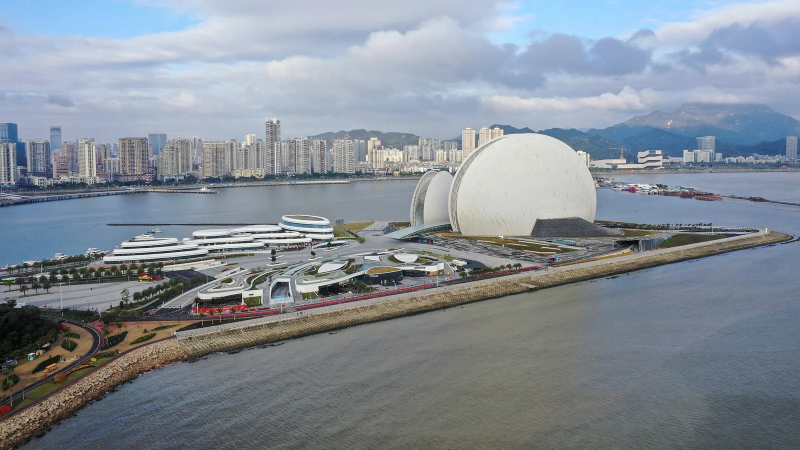
#> input picture assets/hero.webp, 1600 x 900 px, found by its file name (shown at 1/2 size)
$ python export-cinematic-posters.py
#> lines starting #> are read from the running program, lines starting #| are printed output that depends on the picture
"""Reproducible mobile composition of existing attributed photography; no CG input.

Run from the site with Python -B. All output and process caches stay in this site.
"""
from pathlib import Path
import hashlib
import json
import os

ROOT = Path(__file__).resolve().parents[1]
for name, value in {
    "TEMP": ROOT / ".agent_tmp", "TMP": ROOT / ".agent_tmp", "TMPDIR": ROOT / ".agent_tmp",
    "APPDATA": ROOT / ".agent_tmp/appdata", "LOCALAPPDATA": ROOT / ".agent_tmp/localappdata",
    "XDG_CACHE_HOME": ROOT / ".agent_cache", "XDG_CONFIG_HOME": ROOT / ".agent_cache/config",
}.items():
    os.environ[name] = str(value)

from PIL import Image

OUTPUT = ROOT / "public/assets/cinematic"
OUTPUT.resolve().relative_to(ROOT)
OUTPUT.mkdir(parents=True, exist_ok=True)
source = Image.open(ROOT / "public/assets/hero.webp").convert("RGB")
#> source is the input picture: PIL image 1600x900 RGB; mean R, G, B 132.3, 141.2, 150.4
# Keep both shells in the upper half and reserve the lower sea for HTML copy.
# The navy extension is a presentation backdrop, not invented photographic detail.
crop_box = (600, 0, 1550, 900)
crop = source.crop(crop_box).resize((720, 682), Image.Resampling.LANCZOS)
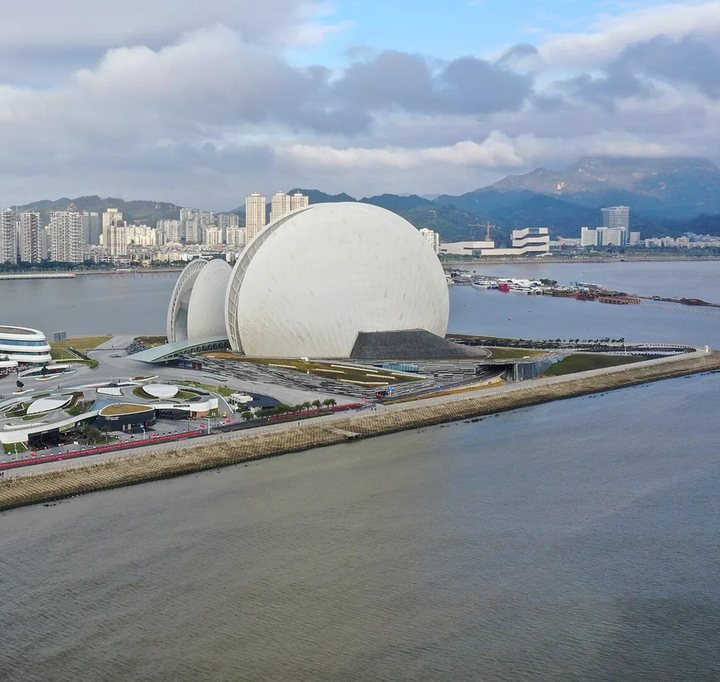
#> crop: PIL image 720x682 RGB; mean R, G, B 136.2, 145.2, 153.6
poster = Image.new("RGB", (720, 1280), (6, 35, 50))
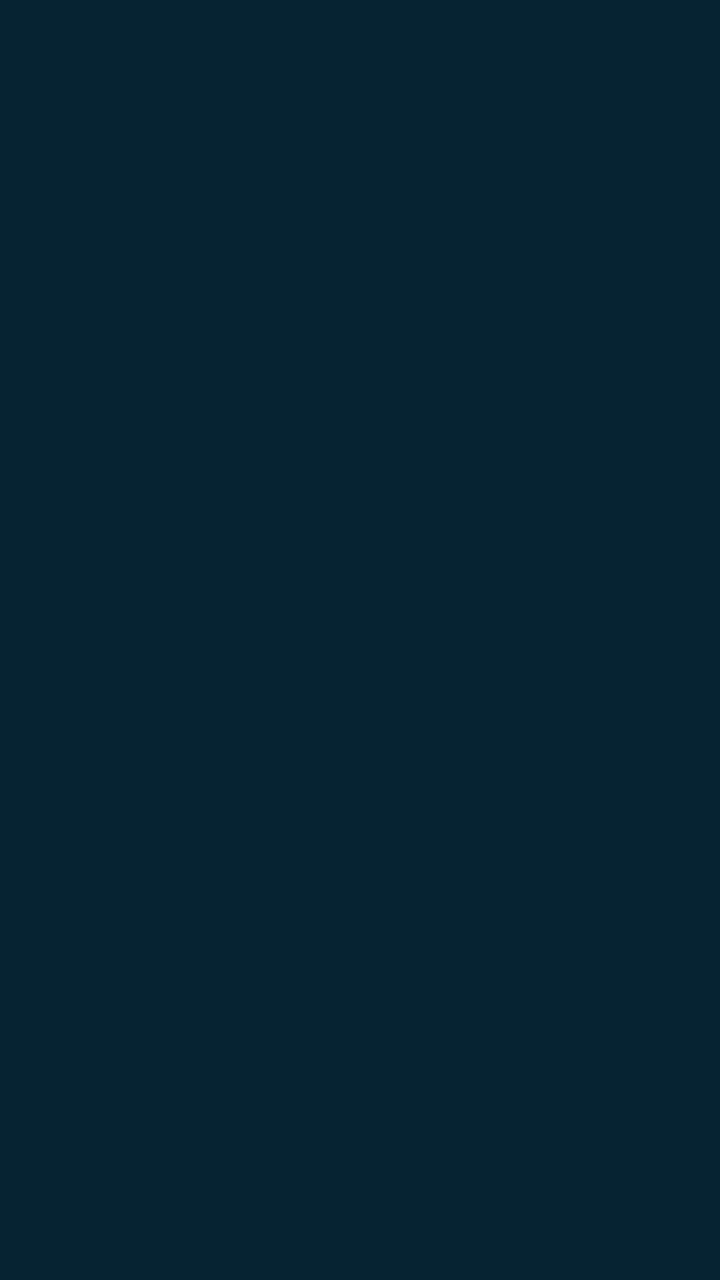
#> poster: PIL image 720x1280 RGB; mean R, G, B 6, 35, 50
poster.paste(crop, (0, 36))
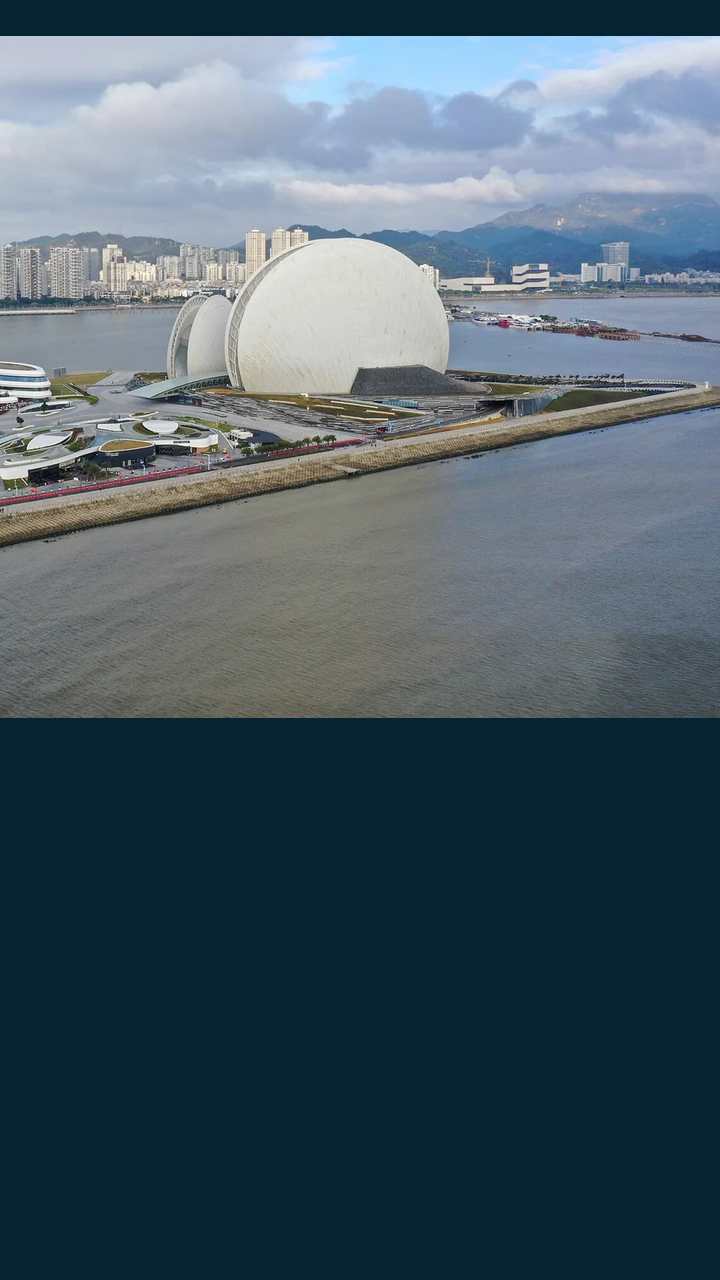
#> poster: PIL image 720x1280 RGB; mean R, G, B 75.4, 93.7, 105.2
# Extend only the sky edge above the real crop, then fade the real water to navy.
poster.paste(crop.crop((0, 0, 720, 1)).resize((720, 36)), (0, 0))
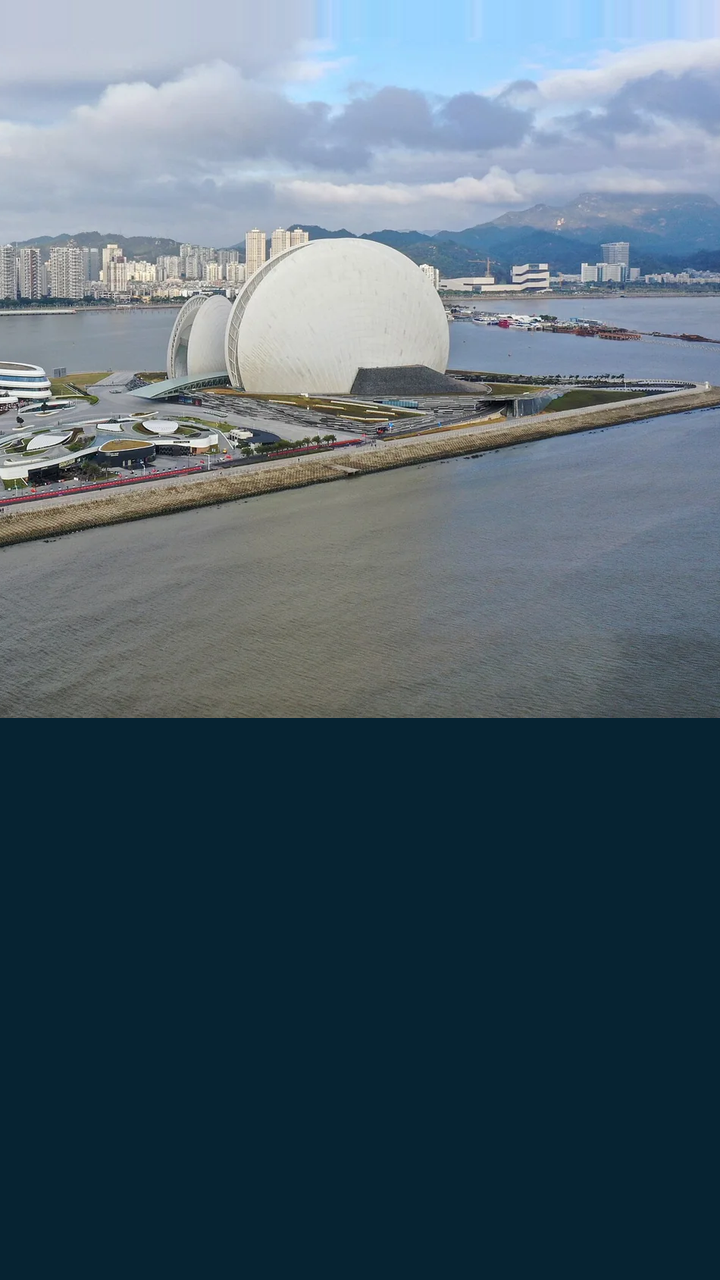
#> poster: PIL image 720x1280 RGB; mean R, G, B 80.1, 98.5, 110.5
pixels = poster.load()
for y in range(560, 719):
    t = max(0, min(1, (y - 560) / 158))
    alpha = t * t * (3 - 2 * t)
    for x in range(720):
        pixel = pixels[x, y]
        pixels[x, y] = tuple(round(pixel[c] * (1 - alpha) + (6, 35, 50)[c] * alpha) for c in range(3))
poster.save(OUTPUT / "hero-mobile.webp", "WEBP", quality=91, method=6)
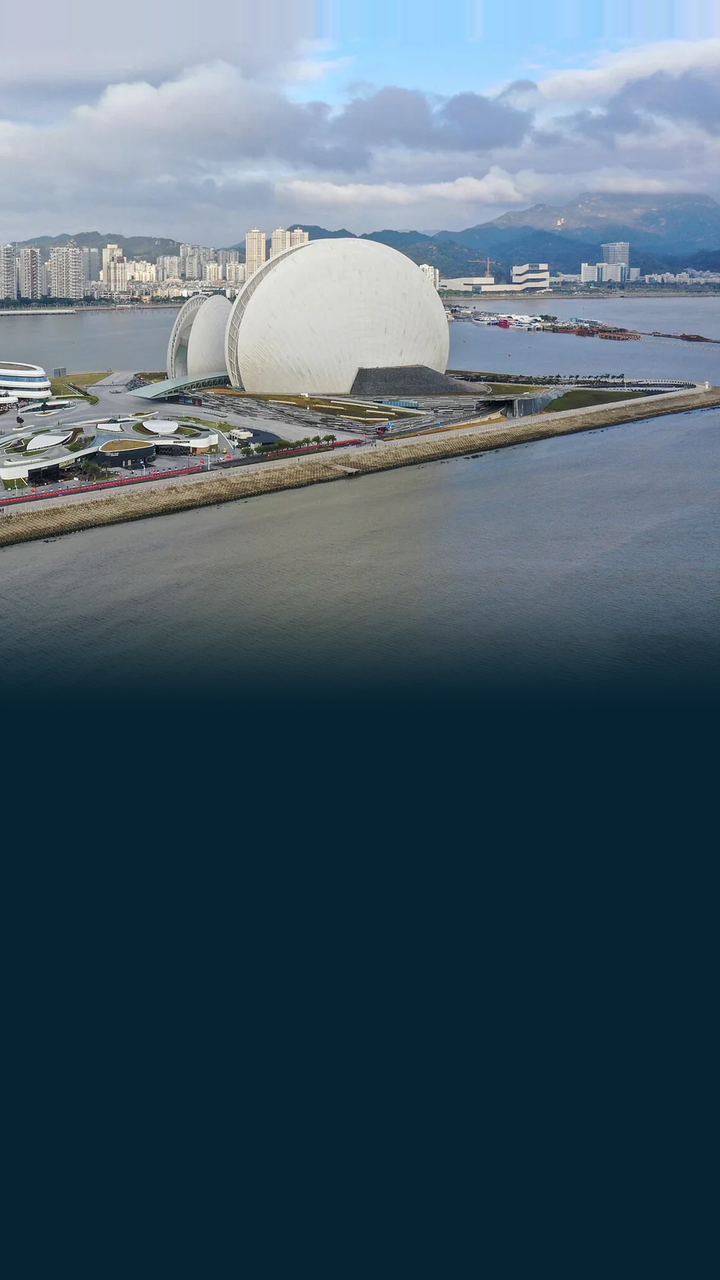
#> saved as hero-mobile.webp: PIL image 720x1280 RGB; mean R, G, B 74.3, 94.3, 107.3

#> (the run stopped early here; a loop or call above may not have finished)
